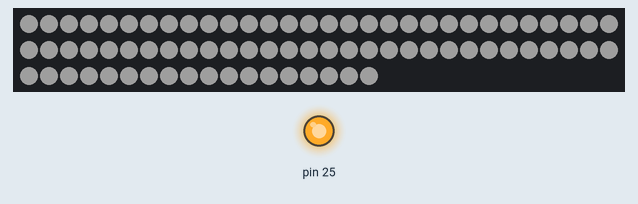
A sketch run on a simulated Arduino Mega 2560, built with avr-gcc and run on an emulated ATmega2560. On the bench: 78 RGB LEDs in strip order, left to right, continuing on the next row, output pins drawn as LEDs (lit = HIGH). Dim RGB values are drawn brighter than linear; pins used as bus, display or sensor lines are not drawn; what the sketch prints to the serial monitor is not drawn.

Above: at 0.46 s.
Timing chart, 0 to 2.0 s (numbered marks = the images above):
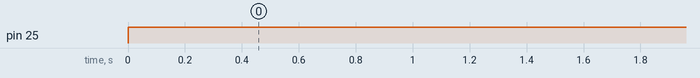

Measured:
- by itself, pin 25: LOW → HIGH at 0.00 s

The sketch:

hyperion_rpi.ino
```cpp
#include "FastLED.h"

#define ANALOG_MODE_AVERAGE  0
#define ANALOG_MODE_LAST_LED 1

/**************************************
   S E T U P

   set following values to your needs
 **************************************/

#define INITIAL_LED_TEST_ENABLED true
#define INITIAL_LED_TEST_BRIGHTNESS 32  // 0..255
#define INITIAL_LED_TEST_TIME_MS 500  // 10..

// Number of leds in your strip. set to "1" and ANALOG_OUTPUT_ENABLED to "true" to activate analog only
// As of 26/1/2017:
// 582 leaves ZERO bytes free and this
// 410 is ok
// tested with 500 leds and is fine (despite the warning)
#define MAX_LEDS 78

// type of your led controller, possible values, see below
#define LED_TYPE WS2812B

// 3 wire (pwm): NEOPIXEL BTM1829 TM1812 TM1809 TM1804 TM1803 UCS1903 UCS1903B UCS1904 UCS2903 WS2812 WS2852
//               S2812B SK6812 SK6822 APA106 PL9823 WS2811 WS2813 APA104 WS2811_40 GW6205 GW6205_40 LPD1886 LPD1886_8BIT
// 4 wire (spi): LPD8806 WS2801 WS2803 SM16716 P9813 APA102 SK9822 DOTSTAR

// For 3 wire led stripes line Neopixel/Ws2812, which have a data line, ground, and power, you just need to define DATA_PIN.
// For led chipsets that are SPI based (four wires - data, clock, ground, and power), both defines DATA_PIN and CLOCK_PIN are needed

// DATA_PIN, or DATA_PIN, CLOCK_PIN
#define LED_PINS 1        // 3 wire leds
//#define LED_PINS 6, 13  // 4 wire leds

#define COLOR_ORDER GRB  // colororder of the stripe, set RGB in hyperion

#define OFF_TIMEOUT 15000    // ms to switch off after no data was received, set 0 to deactivate

// analog rgb uni color led stripe - using of hyperion smoothing is recommended
// ATTENTION  this pin config is default for atmega328 based arduinos, others might work to
//            if you have flickering analog leds this might be caused by unsynced pwm signals
//            try other pins is more or less the only thing that helps
#define ANALOG_OUTPUT_ENABLED false
#define ANALOG_MODE           ANALOG_MODE_LAST_LED  // use ANALOG_MODE_AVERAGE or ANALOG_MODE_LAST_LED
#define ANALOG_GROUND_PIN     8                     // additional ground pin to make wiring a bit easier
#define ANALOG_RED_PIN        9
#define ANALOG_GREEN_PIN      10
#define ANALOG_BLUE_PIN       11

// overall color adjustments
#define ANALOG_BRIGHTNESS_RED   255              // maximum brightness for analog 0-255
#define ANALOG_BRIGHTNESS_GREEN 255              // maximum brightness for analog 0-255
#define ANALOG_BRIGHTNESS_BLUE  255              // maximum brightness for analog 0-255

#define BRIGHTNESS 255                      // maximum brightness 0-255
#define DITHER_MODE BINARY_DITHER           // BINARY_DITHER or DISABLE_DITHER
#define COLOR_TEMPERATURE CRGB(255,255,255) // RGB value describing the color temperature
#define COLOR_CORRECTION  TypicalLEDStrip   // predefined fastled color correction
//#define COLOR_CORRECTION  CRGB(255,255,255) // or RGB value describing the color correction

// Baudrate, higher rate allows faster refresh rate and more LEDs
//#define serialRate 460800      // use 115200 for ftdi based boards
//#define serialRate 115200      // use 115200 for ftdi based boards
#define serialRate 500000         // use 115200 for ftdi based boards


/**************************************
   A D A L I G H T   C O D E

   no user changes needed
 **************************************/

// Adalight sends a "Magic Word" (defined in /etc/boblight.conf) before sending the pixel data
uint8_t prefix[] = {'A', 'd', 'a'}, hi, lo, chk, i;

unsigned long endTime;

// Define the array of leds
CRGB leds[MAX_LEDS];

// set rgb to analog led stripe
void showAnalogRGB(const CRGB& led) {
  if (ANALOG_OUTPUT_ENABLED) {
    byte r = map(led.r, 0,255,0,ANALOG_BRIGHTNESS_RED);
    byte g = map(led.g, 0,255,0,ANALOG_BRIGHTNESS_GREEN);
    byte b = map(led.b, 0,255,0,ANALOG_BRIGHTNESS_BLUE);
    analogWrite(ANALOG_RED_PIN  , r);
    analogWrite(ANALOG_GREEN_PIN, g);
    analogWrite(ANALOG_BLUE_PIN , b);
  }
}

// set color to all leds
void showColor(const CRGB& led) {
  #if MAX_LEDS > 1 || ANALOG_OUTPUT_ENABLED == false
  LEDS.showColor(led);
  #endif
  showAnalogRGB(led);
}

// switch of digital and analog leds
void switchOff() {
  #if MAX_LEDS > 1 || ANALOG_OUTPUT_ENABLED == false
  memset(leds, 0, MAX_LEDS * sizeof(struct CRGB));
  FastLED.show();
  #endif
  showAnalogRGB(leds[0]);
}

// function to check if serial data is available
// if timeout occured leds switch of, if configured
bool checkIncommingData() {
  boolean dataAvailable = true;
  while (!Serial.available()) {
    if ( OFF_TIMEOUT > 0 && endTime < millis()) {
      switchOff();
      dataAvailable = false;
      endTime = millis() + OFF_TIMEOUT;
    }
  }

  return dataAvailable;
}

// main function that setups and runs the code
void setup() {
  pinMode(25, OUTPUT);
  digitalWrite(25, HIGH);
  pinMode(0, OUTPUT);
  digitalWrite(0, HIGH);
  Serial.begin(serialRate);

  // analog output
  if (ANALOG_OUTPUT_ENABLED) {
    // additional ground pin to make wiring a bit easier
    pinMode(ANALOG_GROUND_PIN, OUTPUT);
    digitalWrite(ANALOG_GROUND_PIN, LOW);
    pinMode(ANALOG_BLUE_PIN , OUTPUT);
    pinMode(ANALOG_RED_PIN  , OUTPUT);
    pinMode(ANALOG_GREEN_PIN, OUTPUT);
  }

  int ledCount = MAX_LEDS;
  if (ANALOG_OUTPUT_ENABLED == true && ANALOG_MODE == ANALOG_MODE_LAST_LED) {
    ledCount--;
  }

  #if MAX_LEDS > 1 || ANALOG_OUTPUT_ENABLED == false
    FastLED.addLeds<LED_TYPE, LED_PINS, COLOR_ORDER>(leds, ledCount);
  #endif

  // color adjustments
  FastLED.setBrightness ( BRIGHTNESS );
  FastLED.setTemperature( COLOR_TEMPERATURE );
  FastLED.setCorrection ( COLOR_CORRECTION );
  FastLED.setDither     ( DITHER_MODE );

  // initial RGB flash
  #if INITIAL_LED_TEST_ENABLED == true
  for (int v=0;v<INITIAL_LED_TEST_BRIGHTNESS;v++)
  {
    showColor(CRGB(v,v,v));
    delay(INITIAL_LED_TEST_TIME_MS/2/INITIAL_LED_TEST_BRIGHTNESS);
  }

  for (int v=0;v<INITIAL_LED_TEST_BRIGHTNESS;v++)
  {
    showColor(CRGB(v,v,v));
    delay(INITIAL_LED_TEST_TIME_MS/2/INITIAL_LED_TEST_BRIGHTNESS);
  }
  #endif
  showColor(CRGB(0, 0, 0));

  Serial.print("Ada\n"); // Send "Magic Word" string to host
  Serial.println("Ada: LED num: " +  String(FastLED.size())); //Return number of LEDs configured

  boolean transmissionSuccess;
  unsigned long sum_r, sum_g, sum_b;

  // loop() is avoided as even that small bit of function overhead
  // has a measurable impact on this code's overall throughput.
  for(;;) {
    // wait for first byte of Magic Word
    for (i = 0; i < sizeof prefix; ++i) {
      // If next byte is not in Magic Word, the start over
      if (!checkIncommingData() || prefix[i] != Serial.read()) {
        i = 0;
      }
    }

    // Hi, Lo, Checksum
    if (!checkIncommingData()) continue;
    hi = Serial.read();
    if (!checkIncommingData()) continue;
    lo = Serial.read();
    if (!checkIncommingData()) continue;
    chk = Serial.read();

    // if checksum does not match go back to wait
    if (chk != (hi ^ lo ^ 0x55)) continue;

    memset(leds, 0, MAX_LEDS * sizeof(struct CRGB));
    transmissionSuccess = true;
    sum_r = 0;
    sum_g = 0;
    sum_b = 0;

    int num_leds = min ( MAX_LEDS, (hi<<8) + lo + 1 );

    // read the transmission data and set LED values
    for (int idx = 0; idx < num_leds; idx++) {
      byte r, g, b;
      if (!checkIncommingData()) {
        transmissionSuccess = false;
        break;
      }
      r = Serial.read();
      if (!checkIncommingData()) {
        transmissionSuccess = false;
        break;
      }
      g = Serial.read();
      if (!checkIncommingData()) {
        transmissionSuccess = false;
        break;
      }
      b = Serial.read();
      leds[idx].r = r;
      leds[idx].g = g;
      leds[idx].b = b;
      #if ANALOG_OUTPUT_ENABLED == true && ANALOG_MODE == ANALOG_MODE_AVERAGE
          sum_r += r;
          sum_g += g;
          sum_b += b;
      #endif
    }

    // shows new values
    if (transmissionSuccess) {
      endTime = millis() + OFF_TIMEOUT;
      #if MAX_LEDS > 1 || ANALOG_OUTPUT_ENABLED == false
      FastLED.show();
      #endif

      #if ANALOG_OUTPUT_ENABLED == true
        #if ANALOG_MODE == ANALOG_MODE_LAST_LED
          showAnalogRGB(leds[MAX_LEDS-1]);
        #else
          showAnalogRGB(CRGB(sum_r/MAX_LEDS, sum_g/MAX_LEDS, sum_b/MAX_LEDS));
         #endif
      #endif
    }
  }
} // end of setup

void loop() {
  // Not used. See note in setup() function.
}
```
